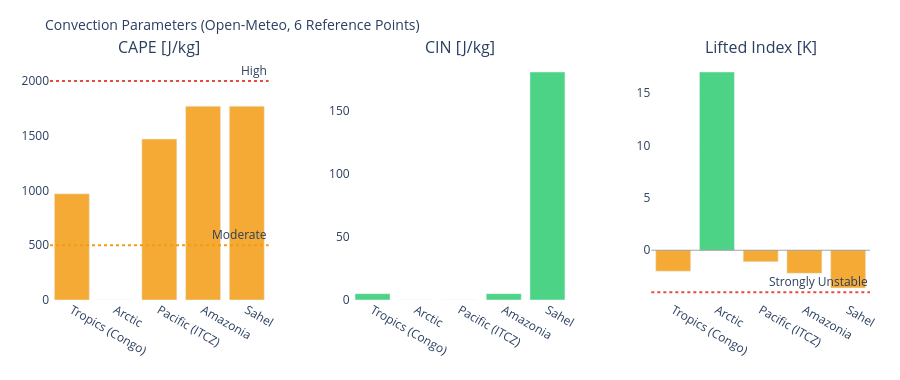

The cell this chart's notebook holds for it:
### Markdown cell above
---
## 3. Visualizations

### Code cell
# ============================================================
# CAPE / CIN / LIFTED INDEX – Convection potential
# ============================================================

if not df_atm.empty:
    fig = make_subplots(
        rows=1, cols=3,
        subplot_titles=['CAPE [J/kg]', 'CIN [J/kg]', 'Lifted Index [K]'],
        horizontal_spacing=0.1
    )
    pts = df_atm['point'].tolist()
    pt_colors = ['#E85D24','#185FA5','#888780','#378ADD','#639922','#F2A623']

    # CAPE – höher = mehr Gewitterpotential
    cape_vals = df_atm['cape'].fillna(0).tolist()
    cape_colors = ['#e74c3c' if v > 2000 else '#f39c12' if v > 500 else '#2ecc71'
                   for v in cape_vals]
    fig.add_trace(go.Bar(x=pts, y=cape_vals, marker_color=cape_colors,
                         opacity=0.85, showlegend=False), row=1, col=1)
    fig.add_hline(y=2000, line_dash='dot', line_color='#e74c3c',
                  annotation_text='High', row=1, col=1)
    fig.add_hline(y=500,  line_dash='dot', line_color='#f39c12',
                  annotation_text='Moderate', row=1, col=1)

    # CIN – negativer = stärker gedeckelt (weniger Auslöse)
    cin_vals = df_atm['cin'].fillna(0).tolist()
    cin_colors = ['#e74c3c' if v < -200 else '#f39c12' if v < -50 else '#2ecc71'
                  for v in cin_vals]
    fig.add_trace(go.Bar(x=pts, y=cin_vals, marker_color=cin_colors,
                         opacity=0.85, showlegend=False), row=1, col=2)

    # Lifted Index – negativ = instabil
    li_vals = df_atm['li'].fillna(0).tolist()
    li_colors = ['#e74c3c' if v < -4 else '#f39c12' if v < 0 else '#2ecc71'
                 for v in li_vals]
    fig.add_trace(go.Bar(x=pts, y=li_vals, marker_color=li_colors,
                         opacity=0.85, showlegend=False), row=1, col=3)
    fig.add_hline(y=0, line_color='gray', line_width=0.7, row=1, col=3)
    fig.add_hline(y=-4, line_dash='dot', line_color='#e74c3c',
                  annotation_text='Strongly Unstable', row=1, col=3)

    fig.update_layout(
        title=dict(text='Convection Parameters (Open-Meteo, 6 Reference Points)', font=dict(size=14)),
        height=380, plot_bgcolor='rgba(0,0,0,0)', paper_bgcolor='rgba(0,0,0,0)',
        margin=dict(l=50, r=30, t=60, b=80)
    )
    fig.update_xaxes(tickangle=30)
    fig.show()

### Figure 1 — Plotly figure (JSON) as saved in the notebook; plotly's stock layout.template omitted (floating-point values rounded to 4 significant figures)
{"data": [{"marker": {"color": ["#f39c12", "#2ecc71", "#f39c12", "#f39c12", "#f39c12"]}, "opacity": 0.85, "showlegend": false, "type": "bar", "x": ["Tropics (Congo)", "Arctic", "Pacific (ITCZ)", "Amazonia", "Sahel"], "xaxis": "x", "y": [970.0, 0.0, 1470.0, 1770.0, 1770.0], "yaxis": "y"}, {"marker": {"color": ["#2ecc71", "#2ecc71", "#2ecc71", "#2ecc71", "#2ecc71"]}, "opacity": 0.85, "showlegend": false, "type": "bar", "x": ["Tropics (Congo)", "Arctic", "Pacific (ITCZ)", "Amazonia", "Sahel"], "xaxis": "x2", "y": [5.0, 0.0, 0.0, 5.0, 181.0], "yaxis": "y2"}, {"marker": {"color": ["#f39c12", "#2ecc71", "#f39c12", "#f39c12", "#f39c12"]}, "opacity": 0.85, "showlegend": false, "type": "bar", "x": ["Tropics (Congo)", "Arctic", "Pacific (ITCZ)", "Amazonia", "Sahel"], "xaxis": "x3", "y": [-2.0, 17.0, -1.1, -2.2, -3.6], "yaxis": "y3"}], "layout": {"annotations": [{"font": {"size": 16}, "showarrow": false, "text": "CAPE [J/kg]", "x": 0.1333, "xanchor": "center", "xref": "paper", "y": 1.0, "yanchor": "bottom", "yref": "paper"}, {"font": {"size": 16}, "showarrow": false, "text": "CIN [J/kg]", "x": 0.5, "xanchor": "center", "xref": "paper", "y": 1.0, "yanchor": "bottom", "yref": "paper"}, {"font": {"size": 16}, "showarrow": false, "text": "Lifted Index [K]", "x": 0.8667, "xanchor": "center", "xref": "paper", "y": 1.0, "yanchor": "bottom", "yref": "paper"}, {"showarrow": false, "text": "High", "x": 1, "xanchor": "right", "xref": "x domain", "y": 2000, "yanchor": "bottom", "yref": "y"}, {"showarrow": false, "text": "Moderate", "x": 1, "xanchor": "right", "xref": "x domain", "y": 500, "yanchor": "bottom", "yref": "y"}, {"showarrow": false, "text": "Strongly Unstable", "x": 1, "xanchor": "right", "xref": "x3 domain", "y": -4, "yanchor": "bottom", "yref": "y3"}], "height": 380, "margin": {"b": 80, "l": 50, "r": 30, "t": 60}, "paper_bgcolor": "rgba(0,0,0,0)", "plot_bgcolor": "rgba(0,0,0,0)", "shapes": [{"line": {"color": "#e74c3c", "dash": "dot"}, "type": "line", "x0": 0, "x1": 1, "xref": "x domain", "y0": 2000, "y1": 2000, "yref": "y"}, {"line": {"color": "#f39c12", "dash": "dot"}, "type": "line", "x0": 0, "x1": 1, "xref": "x domain", "y0": 500, "y1": 500, "yref": "y"}, {"line": {"color": "gray", "width": 0.7}, "type": "line", "x0": 0, "x1": 1, "xref": "x3 domain", "y0": 0, "y1": 0, "yref": "y3"}, {"line": {"color": "#e74c3c", "dash": "dot"}, "type": "line", "x0": 0, "x1": 1, "xref": "x3 domain", "y0": -4, "y1": -4, "yref": "y3"}], "title": {"font": {"size": 14}, "text": "Convection Parameters (Open-Meteo, 6 Reference Points)"}, "xaxis": {"anchor": "y", "domain": [0.0, 0.2667], "tickangle": 30}, "xaxis2": {"anchor": "y2", "domain": [0.3667, 0.6333], "tickangle": 30}, "xaxis3": {"anchor": "y3", "domain": [0.7333, 1.0], "tickangle": 30}, "yaxis": {"anchor": "x", "domain": [0.0, 1.0]}, "yaxis2": {"anchor": "x2", "domain": [0.0, 1.0]}, "yaxis3": {"anchor": "x3", "domain": [0.0, 1.0]}}}
